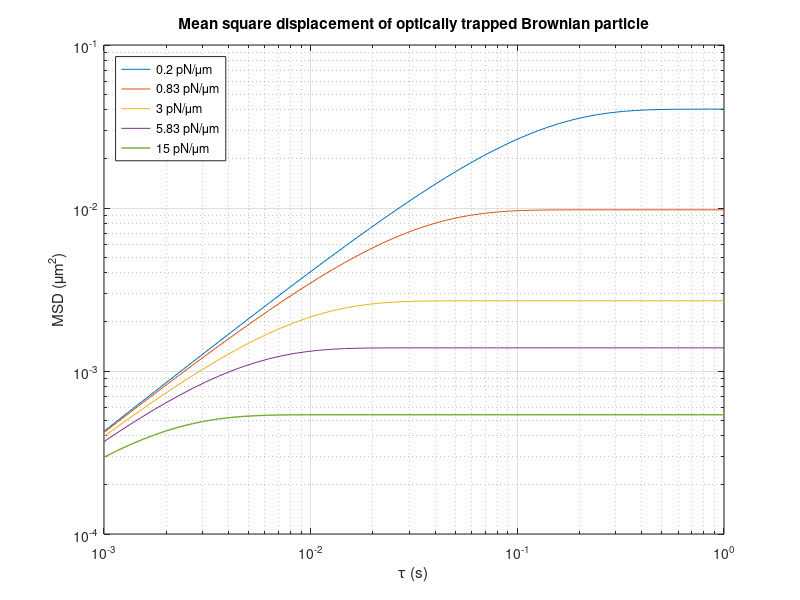

Recreate this plot in MATLAB.
%% Workspace initialisation
clear all;
close all;
clc;

%% Plot MSD
k_B = 1.380e-23; % Boltzmann constant
T = 293; % temperature (K)
kappa = [0.2 0.83 3 5.83 15] * (1e-15/1e-9); % trap stiffnesses (fN/nm)

R = 1e-6; % Particle radius [m] --> 1um radius particle
eta = 0.001; % Water viscosity [Pa*s]
gamma = (6*pi*eta*R);
tau_to = gamma./kappa;
msd = zeros(numel(kappa),50);

figure; % Create a new figure window
for i = 1:numel(kappa)
    tau = logspace(-3,0);
    msd(i,:) = (2*k_B*T)/(kappa(i))*(1-exp(-abs(tau)./tau_to(i)));
end

msd = msd * 10^(12); % conversion from m^2 to um^2

loglog(tau,msd(1,:),tau,msd(2,:),tau,msd(3,:),tau,msd(4,:),tau,msd(5,:),'LineWidth',1)
grid on
xlabel('\tau (s)')
ylabel('MSD (\mum^2)')
title('Mean square displacement of optically trapped Brownian particle')

legend('0.2 pN/\mum', '0.83 pN/\mum', '3 pN/\mum', '5.83 pN/\mum', '15 pN/\mum','Location', 'northwest')